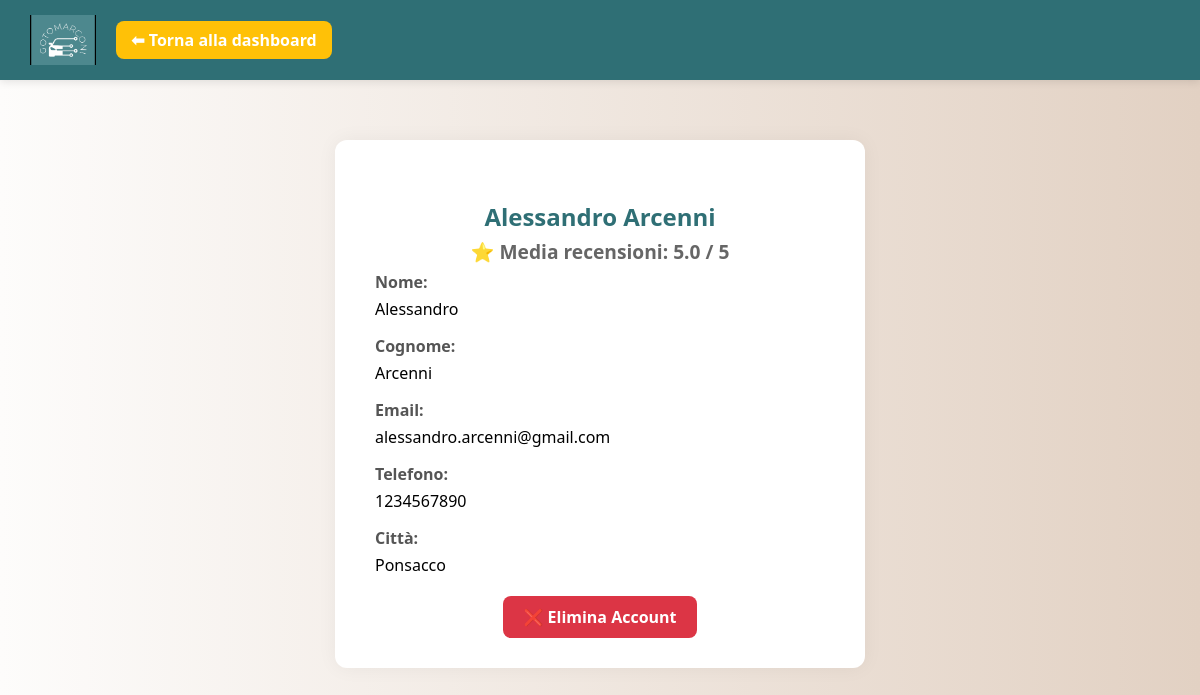
The page /profilo_autista.php (signed in) on the database its author committed.
### tables this page shows
CREATE TABLE `utente` (
  `ID` int(11) NOT NULL,
  `Nome` varchar(50) DEFAULT NULL,
  `Cognome` varchar(50) DEFAULT NULL,
  `Email` varchar(100) DEFAULT NULL,
  `Telefono` varchar(20) DEFAULT NULL,
  `Password` varchar(255) DEFAULT NULL,
  `Ruolo` enum('Autista','Passeggero') DEFAULT 'Passeggero',
  `Citta` varchar(100) NOT NULL DEFAULT 'Roma',
  `FotoProfilo` varchar(255) DEFAULT NULL
);

### profilo_autista.php (the view, shortened to what this page needs)
<?php
$conn = new mysqli("localhost", "root", "", "GoToMarconi");
$id = $_GET['id'] ?? $_SESSION['user_id'];
$from = $_GET['from'] ?? 'passeggero';
$stmt = $conn->prepare("SELECT Nome, Cognome, Email, Telefono, Citta FROM Utente WHERE ID = ?");
$stmt->bind_param("i", $id);
$stmt->execute();
$result = $stmt->get_result();
$utente = $result->fetch_assoc();
$stmt = $conn->prepare("SELECT ROUND(AVG(Voto), 1) as Media FROM Recensione WHERE ID_Utente = ?");
$stmt->bind_param("i", $id);
$stmt->execute();
$res = $stmt->get_result();
$row = $res->fetch_assoc();
$media_voto = $row['Media'] ?? null;
?>
<!DOCTYPE html>
<html lang="it">
<head>
</head>
<body>
<div class="navbar">
  <div class="navbar-left">
    <img src="GoToMarconi_logo.jpg" alt="Logo GoToMarconi" class="logo">
    <a href="<?= htmlspecialchars($from) ?>.php" class="dashboard-button">⬅ Torna alla dashboard</a>
  </div>
</div>
<div class="main">
  <div class="profile-box">
    <h2>
      <?= htmlspecialchars($utente['Nome'] . ' ' . $utente['Cognome']) ?>
      <?php if ($media_voto): ?>
        <br><small style="font-size: 0.8em; color: #666;">⭐ Media recensioni: <?= $media_voto ?> / 5</small>
      <?php endif; ?>
    </h2>
    <div class="field"><label>Nome:</label><p><?= htmlspecialchars($utente['Nome']) ?></p></div>
    <div class="field"><label>Cognome:</label><p><?= htmlspecialchars($utente['Cognome']) ?></p></div>
    <div class="field"><label>Email:</label><p><?= htmlspecialchars($utente['Email']) ?></p></div>
    <div class="field"><label>Telefono:</label><p><?= htmlspecialchars($utente['Telefono']) ?></p></div>
    <div class="field"><label>Città:</label><p><?= htmlspecialchars($utente['Citta']) ?></p></div>
    <div style="margin-top: 30px; text-align: center;">
  <a href="conferma_elimina_account.php" style="background-color: #dc3545; color: white; padding: 10px 20px; border-radius: 8px; text-decoration: none; font-weight: bold;">
    ❌ Elimina Account
  </a>
</div>
  </div>
</div>
</body>
</html>

### profilo_autista.php (style rules this page uses)
body { margin: 0; font-family: 'Segoe UI', sans-serif; background: linear-gradient(to right, #fdfcfb, #e2d1c3); }
.navbar { background-color: #2f6f75; padding: 15px 30px; display: flex; justify-content: space-between; align-items: center; box-shadow: 0 2px 8px rgba(0,0,0,0.1); }
.navbar-left { display: flex; align-items: center; gap: 20px; }
.navbar img.logo { height: 50px; }
.dashboard-button { text-decoration: none; color: white; background-color: #ffc107; padding: 8px 15px; border-radius: 8px; font-weight: bold; }
.main { display: flex; justify-content: center; padding: 60px 20px; }
.profile-box { background-color: white; padding: 40px; border-radius: 12px; box-shadow: 0 0 20px rgba(0,0,0,0.05); width: 100%; max-width: 450px; }
h2 { text-align: center; color: #2f6f75; margin-bottom: 5px; }
.field { margin-bottom: 15px; }
.field label { font-weight: bold; color: #555; }
.field p { margin: 5px 0 0; }

### rows shown on the page
utente: Nome+Cognome "Alessandro Arcenni", Nome "Alessandro", Cognome "Arcenni", Email "alessandro.arcenni@gmail.com", Telefono "1234567890", Citta "Ponsacco"

### other values the page prints
$media_voto "5.0"
